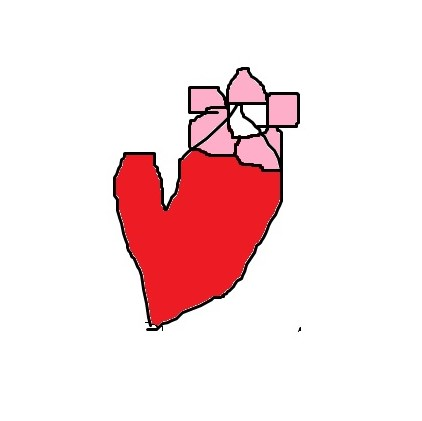
#> input picture org.jpg, 422 x 421 px
$ python stegngraphy.py
#> lines starting #> are read from the running program, lines starting #| are printed output that depends on the picture
from PIL import Image
import matplotlib.pyplot as plt
import numpy as np

def randPix():
    return (np.random.randint(255),np.random.randint(255),np.random.randint(255))

def steg(M,O):
    temp = []
    for i in range(3):
        temp.append((M[i]&252)|(O[i]>>6))
    return tuple(temp)

org = Image.open('org.jpg')
#> org is the input picture: PIL image 422x421 RGB; mean R, G, B 247.1, 223.7, 225.2
Org = org.load()
plt.title("Original image")
plt.imshow(org)
plt.show()

im = Image.new("RGB",(org.size[0]*2,org.size[1]*2),"white")
#> im: PIL image 844x842 RGB; every value is 255
Map = im.load()

for i in range(org.size[0]):
    for j in range(org.size[1]):
        Map[i*2,j*2]=randPix()
        Map[i*2,j*2]=steg(Map[i,j],Org[i,j])

plt.title("Stegmentized image")
a = plt.imshow(im)
plt.show()

rec = Image.new("RGB",(int(im.size[0]/2),int(im.size[1]/2)),"white")
#> rec: PIL image 422x421 RGB; every value is 255
Rec = rec.load()

for i in range(rec.size[0]):
    for j in range(rec.size[1]):
        temp = []
        for k in range(3):
            temp.append((Map[i*2,j*2][k]&3)<<6)
        Rec[i,j]=tuple(temp)

plt.title("Recovered image")
a = plt.imshow(rec)
plt.show()
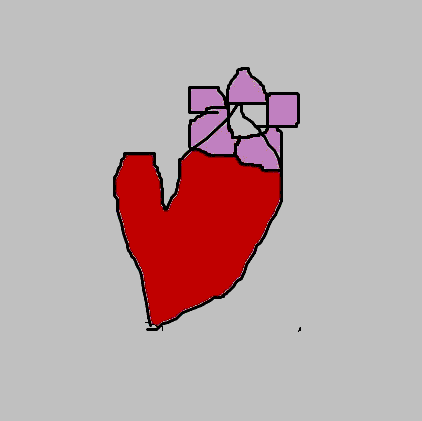
#> shown: shape (421, 422, 3); mean R, G, B 187.4, 166.1, 167.8
